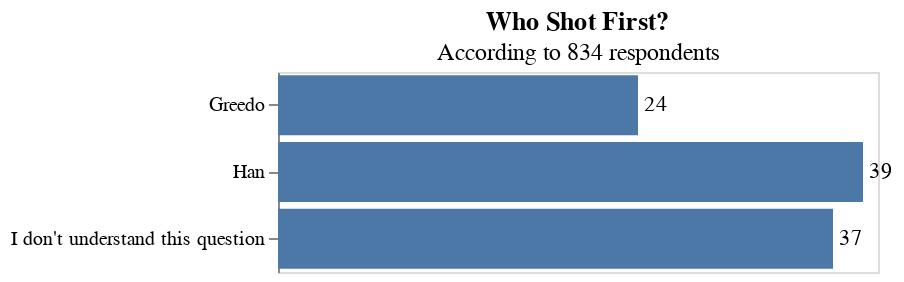

The cell this chart's notebook holds for it:
### Code cell
shot_chart = (alt.Chart(hanshotfirst)
.mark_bar().encode(
    x=alt.X('percent', axis=None),
    y=alt.Y('index', axis=alt.Axis(title=''))
).properties(
    width=300,
    height=100,
    title= {'text': 'Who Shot First?', 'subtitle': 'According to 834 respondents'}
))

shot_labels = shot_chart.mark_text(
    align='left',
    baseline='middle',
    dx=3  # Nudges text to right so it doesn't appear on top of the bar
).encode(
    text='percent'
)

(shot_chart + shot_labels).properties(height=900)

### Figure 1 — Vega-Lite specification as saved in the notebook (floating-point values rounded to 4 significant figures)
{"config": {"view": {"continuousWidth": 400, "continuousHeight": 300}}, "layer": [{"mark": "bar", "encoding": {"x": {"type": "quantitative", "axis": null, "field": "percent"}, "y": {"type": "nominal", "axis": {"title": ""}, "field": "index"}}, "height": 100, "title": {"text": "Who Shot First?", "subtitle": "According to 834 respondents"}, "width": 300}, {"mark": {"type": "text", "align": "left", "baseline": "middle", "dx": 3}, "encoding": {"text": {"type": "quantitative", "field": "percent"}, "x": {"type": "quantitative", "axis": null, "field": "percent"}, "y": {"type": "nominal", "axis": {"title": ""}, "field": "index"}}, "height": 100, "title": {"text": "Who Shot First?", "subtitle": "According to 834 respondents"}, "width": 300}], "data": {"name": "data-e4f8ba3348bffe17e888f0f73543746d"}, "height": 900, "$schema": "https://vega.github.io/schema/vega-lite/v4.8.1.json", "datasets": {"data-e4f8ba3348bffe17e888f0f73543746d": [{"index": "Han", "shot_first": 0.3925, "percent": 39.0}, {"index": "I don't understand this question", "shot_first": 0.3696, "percent": 37.0}, {"index": "Greedo", "shot_first": 0.2379, "percent": 24.0}]}}
